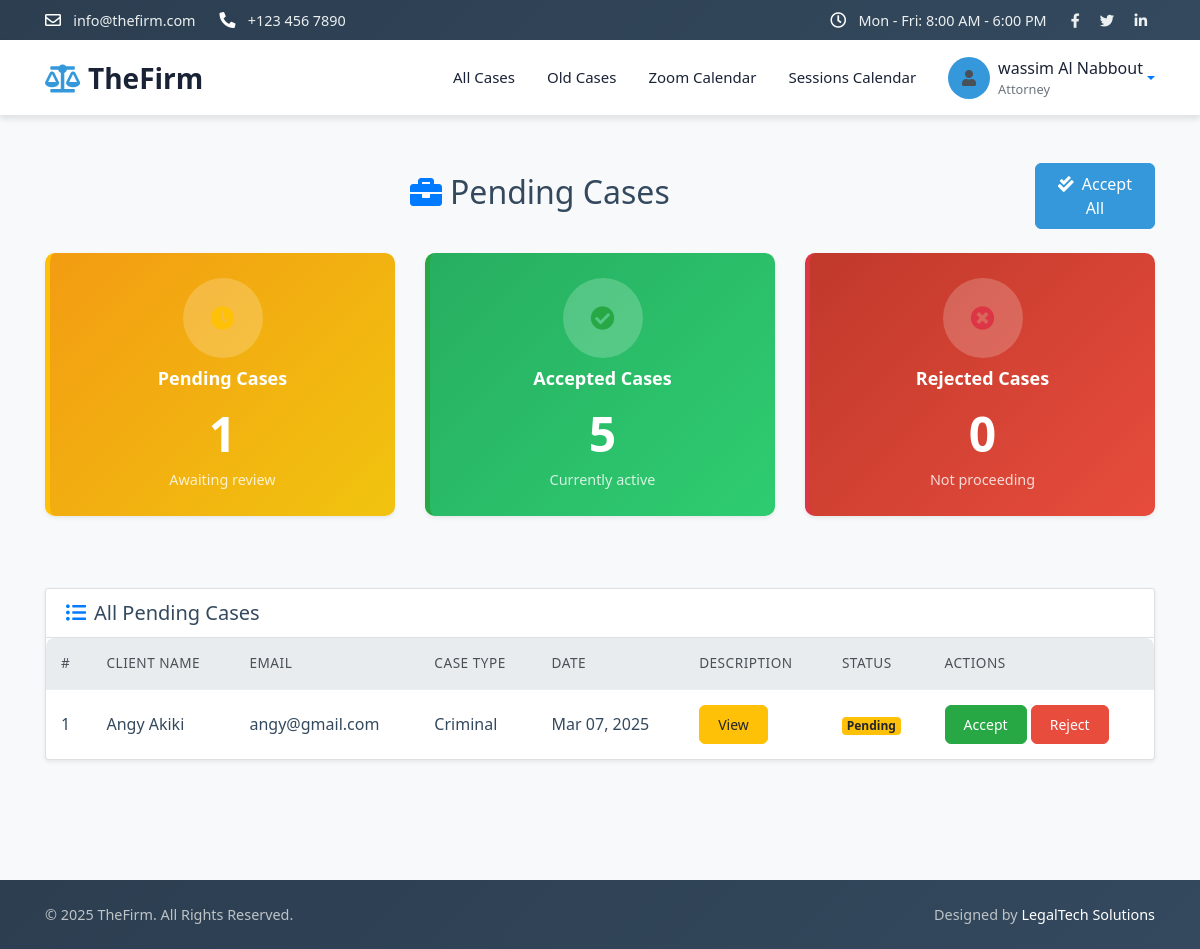
Screenshot of /attorneys/pending.php (signed in) with the database file from the repository.
### tables this page shows
CREATE TABLE `case` (
  `id` int(50) NOT NULL,
  `description` varchar(255) NOT NULL,
  `startdate` date NOT NULL,
  `enddate` date NOT NULL,
  `status` enum('Pending','Accepted','Rejected') NOT NULL DEFAULT 'Pending',
  `casestatus` enum('Pending','Closed') NOT NULL DEFAULT 'Pending',
  `caseContractimg` varchar(255) NOT NULL,
  `userid` int(50) NOT NULL,
  `categoryid` int(50) NOT NULL,
  `attid` int(50) NOT NULL
);

CREATE TABLE `user` (
  `id` int(50) NOT NULL,
  `fname` varchar(255) NOT NULL,
  `lname` varchar(255) NOT NULL,
  `email` varchar(255) NOT NULL,
  `password` varchar(255) NOT NULL,
  `address` varchar(255) NOT NULL,
  `phonenum` int(9) NOT NULL,
  `image` varchar(255) NOT NULL,
  `role` int(1) NOT NULL,
  `status` enum('Unverified','Unrestricted','Restricted','') NOT NULL DEFAULT 'Unverified'
);

CREATE TABLE `category` (
  `id` int(11) NOT NULL,
  `name` varchar(255) NOT NULL,
  `description` varchar(255) NOT NULL,
  `image` varchar(255) NOT NULL
);

### attorneys/pending.php (the view, shortened to what this page needs)
<?php
$id = $_SESSION['attorney']['id'];
?>
<!DOCTYPE html>
<html lang="en">
<head>
    <link href="https://stackpath.bootstrapcdn.com/bootstrap/4.4.1/css/bootstrap.min.css" rel="stylesheet">
    <link href="https://cdnjs.cloudflare.com/ajax/libs/font-awesome/5.15.3/css/all.min.css" rel="stylesheet">
    <link href="lib/animate/animate.min.css" rel="stylesheet">
    <link href="lib/owlcarousel/assets/owl.carousel.min.css" rel="stylesheet">
    <link href="../css/admincss.css" rel="stylesheet">
    <link href="../css/attindex.css" rel="stylesheet">
</head>
<body>
<?php include 'header.php'; ?>
<div class="container py-5">
    <div class="d-flex justify-content-between align-items-center mb-4">
        <h2 class="text-center w-100"><i class="fas fa-briefcase text-primary mr-2"></i>Pending Cases</h2>
        <form action="accall.php" method="post">
            <button type="submit" class="btn btn-primary">
                <i class="fas fa-check-double mr-2"></i>Accept All
            </button>
        </form>
    </div>
    <div class="row status-cards mb-5">
        <div class="col-md-4 mb-4">
            <div class="card status-card pending-card h-100 shadow-sm">
                <a href="pending.php" class="stretched-link text-decoration-none text-reset">
                    <div class="card-body text-center">
                        <div class="status-icon">
                            <i class="fas fa-clock text-warning"></i>
                        </div>
                        <h5 class="card-title">Pending Cases</h5>
                        <?php
                        $sql10 = "SELECT * FROM `case` WHERE status='Pending' AND attid='$id'";
                        $res10 = $conn->query($sql10);
                        $t10 = $res10->num_rows;
                        ?>
                        <p class="display-4"><?php echo $t10; ?></p>
                        <small>Awaiting review</small>
                    </div>
                </a>
            </div>
        </div>
        <div class="col-md-4 mb-4">
            <div class="card status-card accepted-card h-100 shadow-sm">
                <a href="accepted.php" class="stretched-link text-decoration-none text-reset">
                    <div class="card-body text-center">
                        <div class="status-icon">
                            <i class="fas fa-check-circle text-success"></i>
                        </div>
                        <h5 class="card-title">Accepted Cases</h5>
                        <?php
                        $sql11 = "SELECT * FROM `case` WHERE status='Accepted' AND attid='$id' AND casestatus='Pending'";
                        $res11 = $conn->query($sql11);
                        $t11 = $res11->num_rows;
                        ?>
                        <p class="display-4"><?php echo $t11; ?></p>
                        <small>Currently active</small>
                    </div>
                </a>
            </div>
        </div>
        <div class="col-md-4 mb-4">
            <div class="card status-card rejected-card h-100 shadow-sm">
                <a href="rejected.php" class="stretched-link text-decoration-none text-reset">
                    <div class="card-body text-center">
                        <div class="status-icon">
                            <i class="fas fa-times-circle text-danger"></i>
                        </div>
                        <h5 class="card-title">Rejected Cases</h5>
                        <?php
                        $sql12 = "SELECT * FROM `case` WHERE status='Rejected' AND attid='$id'";
                        $res12 = $conn->query($sql12);
                        $t12 = $res12->num_rows;
                        ?>
                        <p class="display-4"><?php echo $t12; ?></p>
                        <small>Not proceeding</small>
                    </div>
                </a>
            </div>
        </div>
    </div>
    <div class="card mb-4 shadow-sm">
        <div class="card-header bg-white d-flex justify-content-between align-items-center">
            <h5 class="mb-0"><i class="fas fa-list-ul mr-2 text-primary"></i>All Pending Cases</h5>
        </div>
        <div class="card-body p-0">
            <div class="table-responsive">
                <table class="table table-hover mb-0">
                    <thead class="thead-light">
                        <tr>
                            <th>#</th>
                            <th>Client Name</th>
                            <th>Email</th>
                            <th>Case Type</th>
                            <th>Date</th>
                            <th>Description</th>
                            <th>Status</th>
                            <th>Actions</th>
                        </tr>
                    </thead>
                    <tbody>
                        <?php
                        $sql = "SELECT * FROM `case` WHERE attid='$id' AND status='Pending' ORDER BY startdate DESC";
                        $result = $conn->query($sql);
                        $counter = 1;
                        while ($row = $result->fetch_assoc()) {
                            $userid = $row['userid'];
                            $sqlUser = "SELECT * FROM user WHERE id = '$userid'";
                            $userResult = $conn->query($sqlUser)->fetch_assoc();
                            $clientName = $userResult['fname'] . ' ' . $userResult['lname'];
                            $email = $userResult['email'];
                            $catid = $row['categoryid'];
                            $category = $conn->query("SELECT name FROM category WHERE id = '$catid'")->fetch_assoc()['name'];
                            ?>
                            <tr>
                                <td><?= $counter++ ?></td>
                                <td><?= $clientName ?></td>
                                <td><?= $email ?></td>
                                <td><?= $category ?></td>
                                <td><?= date('M d, Y', strtotime($row['startdate'])) ?></td>
                                <td>
                                    <button class="btn btn-warning btn-sm" data-toggle="modal" data-target="#descModal<?= $row['id'] ?>">View</button>
                                </td>
                                <td><span class="badge badge-warning">Pending</span></td>
                                <td>
                                    <form action="sendemailAccepted.php" method="post" class="d-inline">
                                        <button type="submit" class="btn btn-success btn-sm">Accept</button>
                                    </form>
                                    <form action="sendemailRejected.php" method="post" class="d-inline">
                                        <button type="submit" class="btn btn-danger btn-sm">Reject</button>
                                    </form>
                                </td>
                            </tr>
                        <?php } ?>
                    </tbody>
                </table>
            </div>
        </div>
    </div>
</div>
<div class="footer bg-dark text-white py-4 mt-5">
    <div class="container">
        <div class="row">
            <div class="col-md-6 text-center text-md-left mb-3 mb-md-0">
                <p class="m-0">&copy; 2025 TheFirm. All Rights Reserved.</p>
            </div>
            <div class="col-md-6 text-center text-md-right">
                <p class="m-0">Designed by <a href="#" class="text-white">LegalTech Solutions</a></p>
            </div>
        </div>
    </div>
</div>
</body>
</html>

### css/admincss.css (style rules this page uses)
:root { --primary: #2c3e50; --secondary: #3498db; --accent: #e74c3c; --light: #ecf0f1; --dark: #2c3e50; --success: #27ae60; --warning: #f39c12; --danger: #c0392b; --text: #34495e; --text-light: #7f8c8d; --text-primary: #34495e; --text-secondary: #7f8c8d; --shadow: 0 4px 6px rgba(0, 0, 0, 0.1); --transition: all 0.3s ease; }
body { font-family: 'Poppins', sans-serif; background-color: #f5f7fa; color: var(--text-primary); }
.status-cards { margin-bottom: 30px; }
.status-card { border-radius: 12px; box-shadow: var(--shadow); transition: var(--transition); overflow: hidden; border: none; height: 100%; }
.status-card a { text-decoration: none; color: inherit; display: block; height: 100%; }
.status-card .card-body { padding: 25px 20px; }
.status-icon { font-size: 38px; margin-bottom: 15px; display: inline-block; background: rgba(255, 255, 255, 0.2); width: 80px; height: 80px; line-height: 80px; border-radius: 50%; }
.pending-card { background: linear-gradient(135deg, #f39c12, #f1c40f); color: white; }
.accepted-card { background: linear-gradient(135deg, #27ae60, #2ecc71); color: white; }
.rejected-card { background: linear-gradient(135deg, #c0392b, #e74c3c); color: white; }
.status-card .card-title { font-size: 1.2rem; font-weight: 600; margin-bottom: 10px; }
.status-card .display-4 { font-size: 3rem; font-weight: 700; margin-bottom: 5px; }
.status-card small { font-size: 0.9rem; opacity: 0.8; }
.form-control, .btn { border-radius: 8px; }
.btn-primary { background: #3498db; border-color: #3498db; font-weight: 500; padding: 10px 20px; transition: var(--transition); }
.table { margin-bottom: 0; }
.table thead th { background: #34495e; color: white; font-weight: 500; text-transform: uppercase; font-size: 0.85rem; letter-spacing: 0.5px; padding: 15px; border: none; }
.table tbody td { padding: 15px; vertical-align: middle; border-color: #ecf0f1; color: #34495e; }
.btn { font-weight: 500; padding: 8px 18px; border-radius: 6px; transition: var(--transition); }
.btn-danger { background: #e74c3c; border-color: #e74c3c; }
.footer { background: linear-gradient(135deg, #2c3e50, #34495e); color: #ecf0f1; padding-top: 60px; margin-top: 60px; }
.footer p, .footer li, .footer a { color: #bdc3c7; font-size: 0.9rem; transition: var(--transition); }

### css/attindex.css (style rules this page uses)
body { background-color: #f8f9fa; font-family: 'Segoe UI', Tahoma, Geneva, Verdana, sans-serif; }
.status-card { border-radius: 10px; box-shadow: 0 4px 10px rgba(0, 0, 0, 0.1); transition: transform 0.3s; height: 100%; }
.status-card a { text-decoration: none; color: inherit; }
.status-card .card-body { padding: 25px 15px; }
.status-card .card-title { font-size: 18px; font-weight: 600; margin-bottom: 15px; }
.pending-card { border-left: 5px solid #ffc107; }
.accepted-card { border-left: 5px solid #28a745; }
.rejected-card { border-left: 5px solid #dc3545; }
.status-icon { font-size: 24px; margin-bottom: 10px; }
.table { box-shadow: 0 4px 10px rgba(0, 0, 0, 0.05); border-radius: 8px; overflow: hidden; }
.table thead th { background-color: #343a40; color: white; border: none; padding: 15px; }
.table td { vertical-align: middle; padding: 12px 15px; }
.table-responsive { border-radius: 8px; }

### rows the page displays
case: userid.lname "Angy Akiki", userid.email "angy@gmail.com", categoryid.name "Criminal", startdate "Mar 07, 2025"

### other values shown
$_SESSION['attorney']['fullName'] "wassim Al Nabbout"
$t10 "1"
$t11 "5"
$t12 "0"
